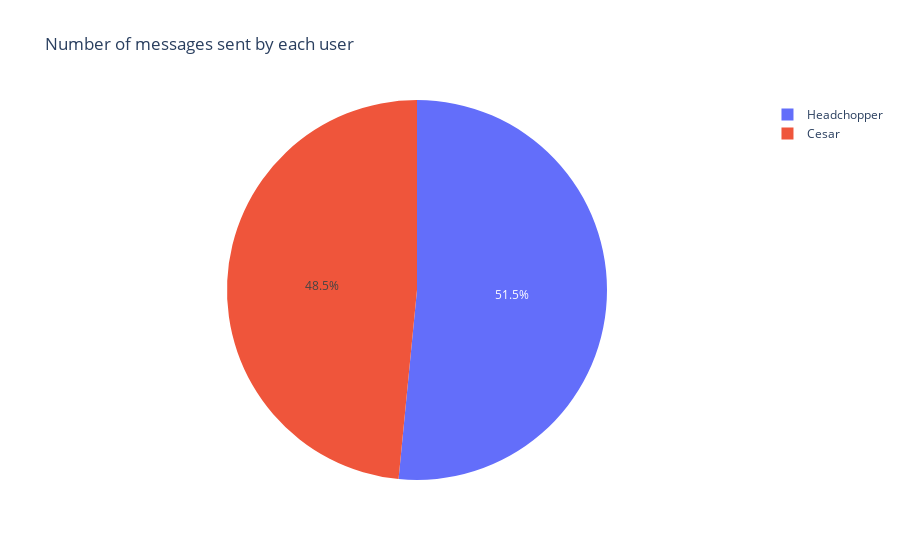

This figure's notebook cell:
### Code cell
top_10 = dt_data['sender'].value_counts()
#plot a pie chart
fig = px.pie(values=top_10, names=top_10.index, title='Number of messages sent by each user')
fig.show()

### Figure 1 — Plotly figure (JSON) as saved in the notebook; plotly's stock layout.template omitted (floating-point values rounded to 4 significant figures)
{"data": [{"domain": {"x": [0, 1], "y": [0, 1]}, "hovertemplate": "label=%{label}<br>value=%{value}<extra></extra>", "labels": ["Headchopper", "Cesar"], "legendgroup": "", "name": "", "showlegend": true, "type": "pie", "values": [1865, 1753]}], "layout": {"legend": {"tracegroupgap": 0}, "title": {"text": "Number of messages sent by each user"}}}
